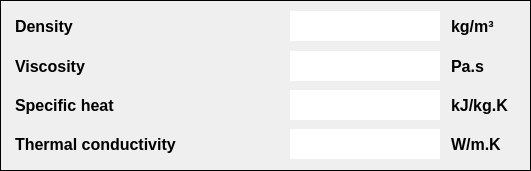
     <widget class="QWidget" name="widget_5" native="true">
      <property name="geometry">
       <rect>
        <x>700</x>
        <y>430</y>
        <width>531</width>
        <height>171</height>
       </rect>
      </property>
      <property name="styleSheet">
       <string notr="true">border: 1px solid black;</string>
      </property>
      <widget class="QWidget" name="widget_table_4_cold_1" native="true">
       <property name="geometry">
        <rect>
         <x>10</x>
         <y>10</y>
         <width>511</width>
         <height>151</height>
        </rect>
       </property>
       <property name="styleSheet">
        <string notr="true">border-color:transparent;</string>
       </property>
       <layout class="QVBoxLayout" name="verticalLayout_17">
        <item>
         <layout class="QHBoxLayout" name="horizontalLayout_38">
          <item>
           <widget class="QLabel" name="label_cold_Density">
            <property name="minimumSize">
             <size>
              <width>148</width>
              <height>0</height>
             </size>
            </property>
            <property name="font">
             <font>
              <pointsize>12</pointsize>
              <weight>75</weight>
              <bold>true</bold>
             </font>
            </property>
            <property name="styleSheet">
             <string notr="true">border-color: transparent;</string>
            </property>
            <property name="text">
             <string>Density</string>
            </property>
            <property name="alignment">
             <set>Qt::AlignLeading|Qt::AlignLeft|Qt::AlignVCenter</set>
            </property>
           </widget>
          </item>
          <item>
           <spacer name="horizontalSpacer_35">
            <property name="orientation">
             <enum>Qt::Horizontal</enum>
            </property>
            <property name="sizeType">
             <enum>QSizePolicy::Fixed</enum>
            </property>
            <property name="sizeHint" stdset="0">
             <size>
              <width>40</width>
              <height>20</height>
             </size>
            </property>
           </spacer>
          </item>
          <item>
           <widget class="QLineEdit" name="lineEdit_cold_Density">
            <property name="minimumSize">
             <size>
              <width>0</width>
              <height>30</height>
             </size>
            </property>
            <property name="maximumSize">
             <size>
              <width>150</width>
              <height>16777215</height>
             </size>
            </property>
            <property name="font">
             <font>
              <pointsize>12</pointsize>
              <weight>75</weight>
              <bold>true</bold>
             </font>
            </property>
            <property name="styleSheet">
             <string notr="true">background-color: rgb(255, 255, 0);
border:1px solid black;

}
QLineEdit:hover{
background-color:rgb(255, 204, 0);</string>
            </property>
           </widget>
          </item>
          <item>
           <widget class="QLabel" name="label_28">
            <property name="maximumSize">
             <size>
              <width>75</width>
              <height>16777215</height>
             </size>
            </property>
            <property name="font">
             <font>
              <pointsize>12</pointsize>
              <weight>75</weight>
              <bold>true</bold>
             </font>
            </property>
            <property name="styleSheet">
             <string notr="true">border-color: transparent;</string>
            </property>
            <property name="text">
             <string>kg/m³</string>
            </property>
           </widget>
          </item>
         </layout>
        </item>
        <item>
         <layout class="QHBoxLayout" name="horizontalLayout_39">
          <item>
           <widget class="QLabel" name="label_cold_Viscosity">
            <property name="minimumSize">
             <size>
              <width>148</width>
              <height>0</height>
             </size>
            </property>
            <property name="font">
             <font>
              <pointsize>12</pointsize>
              <weight>75</weight>
              <bold>true</bold>
             </font>
            </property>
            <property name="styleSheet">
             <string notr="true">border-color: transparent;</string>
            </property>
            <property name="text">
             <string>Viscosity</string>
            </property>
            <property name="alignment">
             <set>Qt::AlignLeading|Qt::AlignLeft|Qt::AlignVCenter</set>
            </property>
           </widget>
          </item>
          <item>
           <spacer name="horizontalSpacer_36">
            <property name="orientation">
             <enum>Qt::Horizontal</enum>
            </property>
            <property name="sizeType">
             <enum>QSizePolicy::Fixed</enum>
            </property>
            <property name="sizeHint" stdset="0">
             <size>
              <width>40</width>
              <height>20</height>
             </size>
            </property>
           </spacer>
          </item>
          <item>
           <widget class="QLineEdit" name="lineEdit_cold_Viscosity">
            <property name="minimumSize">
             <size>
              <width>0</width>
              <height>30</height>
             </size>
            </property>
            <property name="maximumSize">
             <size>
              <width>150</width>
              <height>16777215</height>
             </size>
            </property>
            <property name="font">
             <font>
              <pointsize>12</pointsize>
              <weight>75</weight>
              <bold>true</bold>
             </font>
            </property>
            <property name="styleSheet">
             <string notr="true">background-color: rgb(255, 255, 0);
border:1px solid black;

}
QLineEdit:hover{
background-color:rgb(255, 204, 0);</string>
            </property>
           </widget>
          </item>
          <item>
           <widget class="QLabel" name="label_29">
            <property name="maximumSize">
             <size>
              <width>75</width>
              <height>16777215</height>
             </size>
            </property>
            <property name="font">
             <font>
              <pointsize>12</pointsize>
              <weight>75</weight>
              <bold>true</bold>
             </font>
            </property>
            <property name="styleSheet">
             <string notr="true">border-color: transparent;</string>
            </property>
            <property name="text">
             <string>Pa.s</string>
            </property>
           </widget>
          </item>
         </layout>
        </item>
        <item>
         <layout class="QHBoxLayout" name="horizontalLayout_40">
          <item>
           <widget class="QLabel" name="label_cold_Specific_heat">
            <property name="minimumSize">
             <size>
              <width>148</width>
              <height>0</height>
             </size>
            </property>
            <property name="font">
             <font>
              <pointsize>12</pointsize>
              <weight>75</weight>
              <bold>true</bold>
             </font>
            </property>
            <property name="styleSheet">
             <string notr="true">border-color: transparent;</string>
            </property>
            <property name="text">
             <string>Specific heat</string>
            </property>
            <property name="alignment">
             <set>Qt::AlignLeading|Qt::AlignLeft|Qt::AlignVCenter</set>
            </property>
           </widget>
          </item>
          <item>
           <spacer name="horizontalSpacer_37">
            <property name="orientation">
             <enum>Qt::Horizontal</enum>
            </property>
            <property name="sizeType">
             <enum>QSizePolicy::Fixed</enum>
            </property>
            <property name="sizeHint" stdset="0">
             <size>
              <width>40</width>
              <height>20</height>
             </size>
            </property>
           </spacer>
          </item>
          <item>
           <widget class="QLineEdit" name="lineEdit_cold_Specific_heat">
            <property name="minimumSize">
             <size>
              <width>0</width>
              <height>30</height>
             </size>
            </property>
            <property name="maximumSize">
             <size>
              <width>150</width>
              <height>16777215</height>
             </size>
            </property>
            <property name="font">
             <font>
              <pointsize>12</pointsize>
              <weight>75</weight>
              <bold>true</bold>
             </font>
            </property>
            <property name="styleSheet">
             <string notr="true">background-color: rgb(255, 255, 0);
border:1px solid black;

}
QLineEdit:hover{
background-color:rgb(255, 204, 0);</string>
            </property>
           </widget>
          </item>
          <item>
           <widget class="QLabel" name="label_30">
            <property name="maximumSize">
             <size>
              <width>75</width>
              <height>16777215</height>
             </size>
            </property>
            <property name="font">
             <font>
              <pointsize>12</pointsize>
              <weight>75</weight>
              <bold>true</bold>
             </font>
            </property>
            <property name="styleSheet">
             <string notr="true">border-color: transparent;</string>
            </property>
            <property name="text">
             <string>kJ/kg.K</string>
            </property>
           </widget>
          </item>
         </layout>
        </item>
        <item>
         <layout class="QHBoxLayout" name="horizontalLayout_41">
          <item>
           <widget class="QLabel" name="label_cold_Thermal_conductivity">
            <property name="minimumSize">
             <size>
              <width>148</width>
              <height>0</height>
             </size>
            </property>
            <property name="font">
             <font>
              <pointsize>12</pointsize>
              <weight>75</weight>
              <bold>true</bold>
             </font>
            </property>
            <property name="styleSheet">
             <string notr="true">border-color: transparent;</string>
            </property>
            <property name="text">
             <string>Thermal conductivity</string>
            </property>
            <property name="alignment">
             <set>Qt::AlignLeading|Qt::AlignLeft|Qt::AlignVCenter</set>
            </property>
           </widget>
          </item>
          <item>
           <spacer name="horizontalSpacer_38">
            <property name="orientation">
             <enum>Qt::Horizontal</enum>
            </property>
            <property name="sizeType">
             <enum>QSizePolicy::Fixed</enum>
            </property>
            <property name="sizeHint" stdset="0">
             <size>
              <width>40</width>
              <height>20</height>
             </size>
            </property>
           </spacer>
          </item>
          <item>
           <widget class="QLineEdit" name="lineEdit_cold_Thermal_conductivity">
            <property name="minimumSize">
             <size>
              <width>0</width>
              <height>30</height>
             </size>
            </property>
            <property name="maximumSize">
             <size>
              <width>150</width>
              <height>16777215</height>
             </size>
            </property>
            <property name="font">
             <font>
              <pointsize>12</pointsize>
              <weight>75</weight>
              <bold>true</bold>
             </font>
            </property>
            <property name="styleSheet">
             <string notr="true">background-color: rgb(255, 255, 0);
border:1px solid black;

}
QLineEdit:hover{
background-color:rgb(255, 204, 0);</string>
            </property>
           </widget>
          </item>
          <item>
           <widget class="QLabel" name="label_31">
            <property name="maximumSize">
             <size>
              <width>75</width>
              <height>16777215</height>
             </size>
            </property>
            <property name="font">
             <font>
              <pointsize>12</pointsize>
              <weight>75</weight>
              <bold>true</bold>
             </font>
            </property>
            <property name="styleSheet">
             <string notr="true">border-color: transparent;</string>
            </property>
            <property name="text">
             <string>W/m.K</string>
            </property>
           </widget>
          </item>
         </layout>
        </item>
       </layout>
      </widget>
     </widget>
